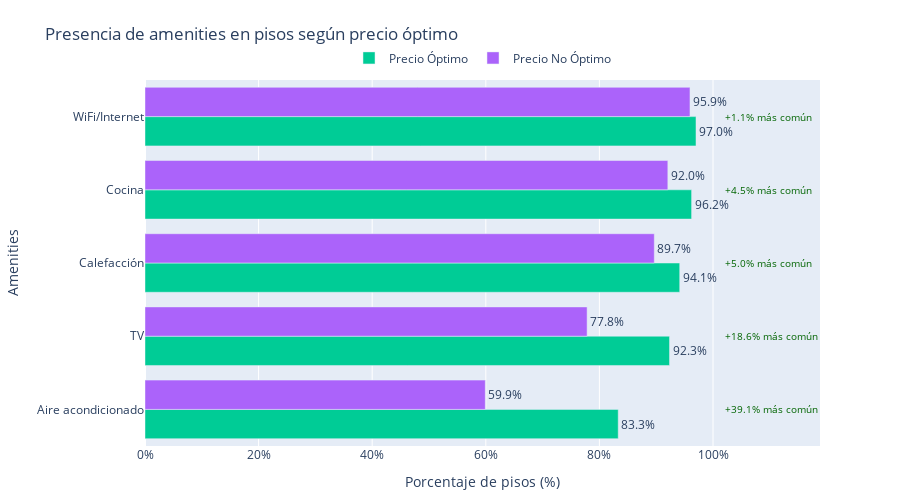
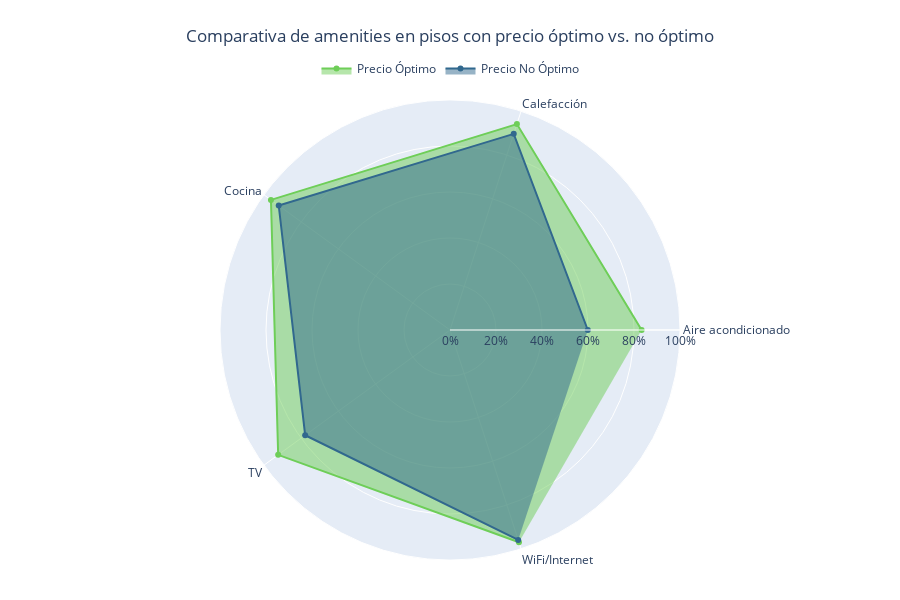

The code cell stored with these charts, in order, in its notebook:
### Markdown cell above
## ¿Qué comodidades tienen los pisos con precio óptimo?

### Code cell
# Calcular el porcentaje de pisos según los amenities
amenities = ["amenities_wifi_internet", "amenities_tv", "amenities_air_conditioning", "amenities_heating", "amenities_kitchen"]
df_property_lux = df[["precio_optimo"] + amenities].groupby("precio_optimo", as_index=False).mean()

# Transformar los datos para la visualización
df_property_lux = (
    df_property_lux
    .set_index("precio_optimo")
    .transpose()
    .reset_index()
    .melt(id_vars="index")
    .rename(columns={"index": "amenities", "value": "porcentaje"})
)

# Mejorar los nombres de los amenities para la visualización
nombre_amenities = {
    "amenities_wifi_internet": "WiFi/Internet",
    "amenities_tv": "TV",
    "amenities_air_conditioning": "Aire acondicionado",
    "amenities_heating": "Calefacción",
    "amenities_kitchen": "Cocina"
}

# Aplicar los nombres mejorados
df_property_lux["amenities_nombre"] = df_property_lux["amenities"].map(nombre_amenities)

# Calcular la diferencia porcentual entre precio óptimo y no óptimo
pivot_df = df_property_lux.pivot(index='amenities', columns='precio_optimo', values='porcentaje').reset_index()
pivot_df['diferencia'] = pivot_df[True] - pivot_df[False]
pivot_df['diferencia_porcentual'] = ((pivot_df[True] / pivot_df[False]) - 1) * 100

# Unir la diferencia al dataframe original
df_final = pd.merge(
    df_property_lux,
    pivot_df[['amenities', 'diferencia', 'diferencia_porcentual']],
    on='amenities'
)

# Ordenar por la diferencia para mostrar primero los más asociados con precio óptimo
top_amenities = pivot_df.sort_values('diferencia', ascending=False)['amenities'].tolist()
df_final['amenities_orden'] = pd.Categorical(df_final['amenities'], categories=top_amenities, ordered=True)

# Crear un gráfico de barras ordenado con etiquetas mejoradas y paleta Viridis
fig = px.bar(
    df_final.sort_values('amenities_orden'), 
    y='amenities_nombre', 
    x='porcentaje', 
    color='precio_optimo',
    barmode='group',
    title='Presencia de amenities en pisos según precio óptimo',
    labels={
        'porcentaje': 'Porcentaje de pisos (%)',
        'amenities_nombre': 'Amenities',
        'precio_optimo': 'Precio'
    },
    category_orders={'precio_optimo': [True, False]},
    text_auto='.1%',
    color_discrete_map={'Precio Óptimo': '#440154', 'Precio No Óptimo': '#FDE725'},
)

# Personalizar la leyenda
fig.update_layout(
    legend=dict(
        title_text='',
        orientation='h',
        yanchor='top',
        y=1.1,
        xanchor='center',
        x=0.5
    ),
    legend_title_text='',
    xaxis=dict(tickformat='.0%'),
    margin=dict(t=80, b=40),
    height=500
)

# Actualizar nombres en la leyenda
fig.data[0].name = 'Precio Óptimo'
fig.data[1].name = 'Precio No Óptimo'

# Actualizar la posición del texto
fig.update_traces(textposition='outside')

# Añadir anotaciones para mostrar la diferencia porcentual
for i, amenity in enumerate(top_amenities):
    subset = df_final[df_final['amenities'] == amenity]
    diff_pct = subset['diferencia_porcentual'].values[0]
    
    # Solo añadir anotación si hay una diferencia significativa
    if abs(diff_pct) > 1:
        y_pos = nombre_amenities[amenity]
        
        # Determinar si es más común en precio óptimo o no óptimo
        if diff_pct > 0:
            texto = f"+{diff_pct:.1f}% más común"
            color = "darkgreen"
        else:
            texto = f"{diff_pct:.1f}% menos común"
            color = "darkred"
        
        fig.add_annotation(
            x=1,
            y=y_pos,
            xanchor='left',
            yanchor='middle',
            text=texto,
            showarrow=False,
            font=dict(size=10, color=color),
            align='left',
            xshift=10
        )

fig.show()

# Crear un gráfico de radar para comparar la presencia de amenities
radar_df = df_property_lux.pivot(index='precio_optimo', columns='amenities_nombre', values='porcentaje').reset_index()

# Colores de la paleta Viridis
viridis_colors = px.colors.sequential.Viridis
viridis_light = viridis_colors[3]  # Color más claro
viridis_dark = viridis_colors[7]   # Color más oscuro

fig_radar = go.Figure()

# Añadir una traza para cada grupo
for i, precio in enumerate([True, False]):
    subset = radar_df[radar_df['precio_optimo'] == precio]
    if not subset.empty:
        valores = subset.iloc[0, 1:].values.tolist()
        categorias = subset.columns[1:].tolist()
        
        nombre = 'Precio Óptimo' if precio else 'Precio No Óptimo'
        color = viridis_dark if precio else viridis_light
        
        fig_radar.add_trace(go.Scatterpolar(
            r=valores,
            theta=categorias,
            fill='toself',
            name=nombre,
            line_color=color
        ))

# Personalizar el diseño y corregir la posición del título para evitar superposición
fig_radar.update_layout(
    polar=dict(
        radialaxis=dict(
            visible=True,
            range=[0, 1],
            tickformat='.0%'
        )
    ),
    title={
        'text': 'Comparativa de amenities en pisos con precio óptimo vs. no óptimo',
        'y': 0.95,  # Ajustar posición vertical del título
        'x': 0.5
    },
    showlegend=True,
    legend=dict(orientation='h', yanchor='top', y=1.1, xanchor='center', x=0.5),
    margin=dict(t=100, b=40),  # Aumentar el margen superior
    height=600,  # Aumentar la altura del gráfico
)

fig_radar.show()

### Figure 1 — Plotly figure (JSON) as saved in the notebook; plotly's stock layout.template omitted (floating-point values rounded to 4 significant figures)
{"data": [{"alignmentgroup": "True", "hovertemplate": "Precio=True<br>Porcentaje de pisos (%)=%{x}<br>Amenities=%{y}<extra></extra>", "legendgroup": "True", "marker": {"color": "#00cc96", "pattern": {"shape": ""}}, "name": "Precio Óptimo", "offsetgroup": "True", "orientation": "h", "showlegend": true, "textposition": "outside", "texttemplate": "%{x:.1%}", "type": "bar", "x": [0.8331, 0.9234, 0.9414, 0.9623, 0.9701], "xaxis": "x", "y": ["Aire acondicionado", "TV", "Calefacción", "Cocina", "WiFi/Internet"], "yaxis": "y"}, {"alignmentgroup": "True", "hovertemplate": "Precio=False<br>Porcentaje de pisos (%)=%{x}<br>Amenities=%{y}<extra></extra>", "legendgroup": "False", "marker": {"color": "#ab63fa", "pattern": {"shape": ""}}, "name": "Precio No Óptimo", "offsetgroup": "False", "orientation": "h", "showlegend": true, "textposition": "outside", "texttemplate": "%{x:.1%}", "type": "bar", "x": [0.5991, 0.7784, 0.8966, 0.9205, 0.9595], "xaxis": "x", "y": ["Aire acondicionado", "TV", "Calefacción", "Cocina", "WiFi/Internet"], "yaxis": "y"}], "layout": {"annotations": [{"align": "left", "font": {"color": "darkgreen", "size": 10}, "showarrow": false, "text": "+39.1% más común", "x": 1, "xanchor": "left", "xshift": 10, "y": "Aire acondicionado", "yanchor": "middle"}, {"align": "left", "font": {"color": "darkgreen", "size": 10}, "showarrow": false, "text": "+18.6% más común", "x": 1, "xanchor": "left", "xshift": 10, "y": "TV", "yanchor": "middle"}, {"align": "left", "font": {"color": "darkgreen", "size": 10}, "showarrow": false, "text": "+5.0% más común", "x": 1, "xanchor": "left", "xshift": 10, "y": "Calefacción", "yanchor": "middle"}, {"align": "left", "font": {"color": "darkgreen", "size": 10}, "showarrow": false, "text": "+4.5% más común", "x": 1, "xanchor": "left", "xshift": 10, "y": "Cocina", "yanchor": "middle"}, {"align": "left", "font": {"color": "darkgreen", "size": 10}, "showarrow": false, "text": "+1.1% más común", "x": 1, "xanchor": "left", "xshift": 10, "y": "WiFi/Internet", "yanchor": "middle"}], "barmode": "group", "height": 500, "legend": {"orientation": "h", "title": {"text": ""}, "tracegroupgap": 0, "x": 0.5, "xanchor": "center", "y": 1.1, "yanchor": "top"}, "margin": {"b": 40, "t": 80}, "title": {"text": "Presencia de amenities en pisos según precio óptimo"}, "xaxis": {"anchor": "y", "domain": [0, 1], "tickformat": ".0%", "title": {"text": "Porcentaje de pisos (%)"}}, "yaxis": {"anchor": "x", "domain": [0, 1], "title": {"text": "Amenities"}}}}

### Figure 2 — Plotly figure (JSON) as saved in the notebook; plotly's stock layout.template omitted (floating-point values rounded to 4 significant figures)
{"data": [{"fill": "toself", "line": {"color": "#6ece58"}, "name": "Precio Óptimo", "r": [0.8331, 0.9414, 0.9623, 0.9234, 0.9701], "theta": ["Aire acondicionado", "Calefacción", "Cocina", "TV", "WiFi/Internet"], "type": "scatterpolar"}, {"fill": "toself", "line": {"color": "#31688e"}, "name": "Precio No Óptimo", "r": [0.5991, 0.8966, 0.9205, 0.7784, 0.9595], "theta": ["Aire acondicionado", "Calefacción", "Cocina", "TV", "WiFi/Internet"], "type": "scatterpolar"}], "layout": {"height": 600, "legend": {"orientation": "h", "x": 0.5, "xanchor": "center", "y": 1.1, "yanchor": "top"}, "margin": {"b": 40, "t": 100}, "polar": {"radialaxis": {"range": [0, 1], "tickformat": ".0%", "visible": true}}, "showlegend": true, "title": {"text": "Comparativa de amenities en pisos con precio óptimo vs. no óptimo", "x": 0.5, "y": 0.95}}}
